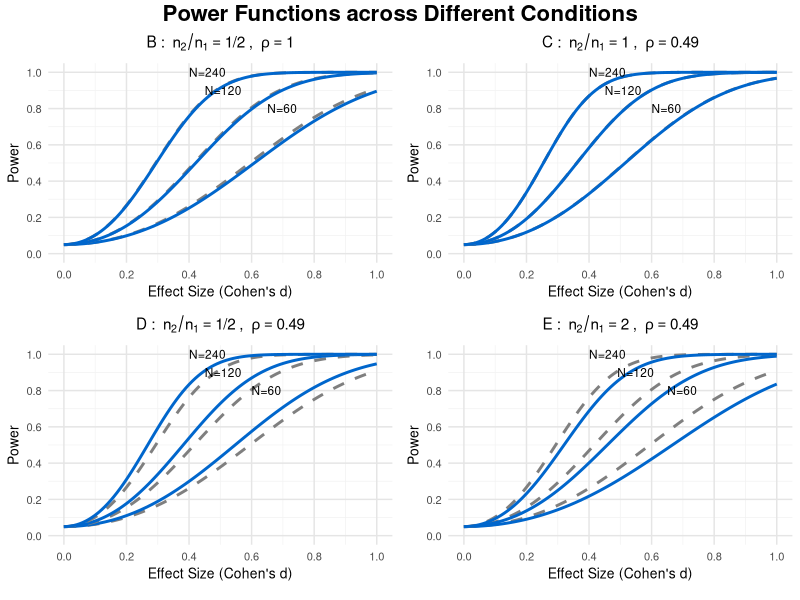
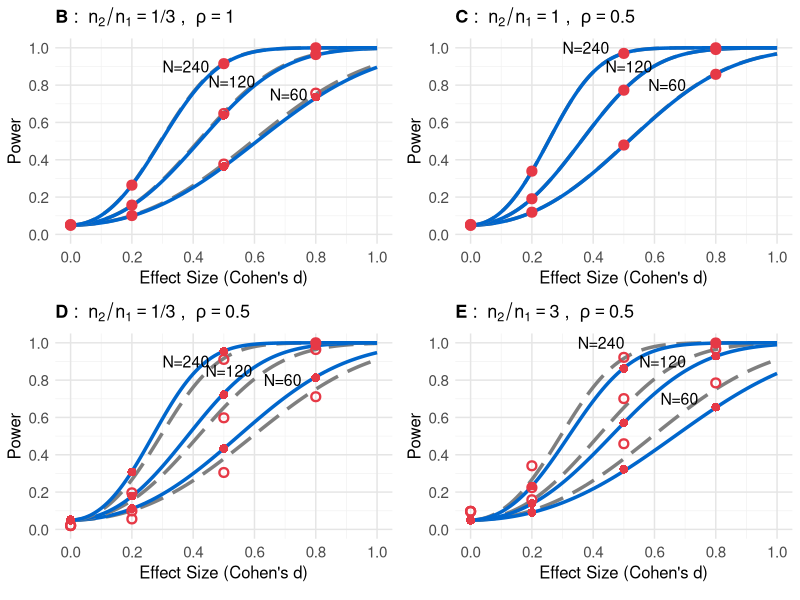

Generate these figures, in order, with R:
#### Power Function of Welch's t-test ####
var1 <- 4
var2 <- 2
n1 <- 40
n2 <- 60
d <- 0.5 # Cohen's d
kappa <- n2/n1 # sample size ratio
rho <- var2/var1 # variance ratio
N <- (n1 + n2) # total sample size


wdf <- (var1/n1 + var2/n2)^2 / ((var1/n1)^2/(n1-1) + (var2/n2)^2/(n2-1)) #SWS degrees of freedom

w <- sqrt((N/2) * ((kappa*(1+rho)) / ((1+kappa)*(kappa+rho)))) # weight in NCP

NCPw <- d*w # Welch's NCP


1-pt(qt(.975,df=88.2),df=88.2,ncp=2.5)+pt(qt(.025,df=88.2),df=88.2,ncp=2.5) 
1-pt(qt(.975,df=97.618),df=97.618,ncp=2.3717)+pt(qt(.025,df=97.618),df=97.618,ncp=2.3717) 
1-pt(qt(.975,df=64.589),df=64.589,ncp=2.534)+pt(qt(.025,df=64.589),df=64.589,ncp=2.534)
#condition D
1-pt(qt(.975,df=64.58947),df=64.58947,ncp=2.371708)+pt(qt(.025,df=64.58947),df=64.58947,ncp=2.371708) 
#with variables
1-pt(qt(.975,df=wdf),df=wdf,ncp=NCPw)+pt(qt(.025,df=wdf),df=wdf,ncp=NCPw) 


#### Power Function: 4-panel comparison ####
library(ggplot2)
library(gridExtra)
library(grid)
library(cowplot)

# 기본 alpha 설정
alpha <- 0.05

# 통합 t-test Power function
t_power <- function(d, var1, var2, n1, n2, alpha = 0.05, var_equal = FALSE) {
  kappa <- n2/n1
  N <- (n1 + n2)
  
  if (var_equal) {
    # Student's t-test (equal variance)
    rho <- 1
    df <- n1 + n2 - 2
  } else {
    # Welch's t-test (unequal variance)
    rho <- var2/var1
    # Welch-Satterthwaite degrees of freedom
    df <- (var1/n1 + var2/n2)^2 / ((var1/n1)^2/(n1-1) + (var2/n2)^2/(n2-1))
  }
  
  # weight in NCP
  w <- sqrt((N/2) * ((kappa*(1+rho)) / ((1+kappa)*(kappa+rho))))
  
  # NCP
  ncp <- d * w
  
  # Power calculation (two-tailed test)
  power <- 1 - pt(qt(1-alpha/2, df=df), df=df, ncp=ncp) + 
    pt(qt(alpha/2, df=df), df=df, ncp=ncp)
  
  return(power)
}

# 각 조건에 대한 power 계산 함수
calculate_power_condition <- function(var1, var2, kappa, N_values, d_values, alpha) {
  power_list <- list()
  
  for(N in N_values) {
    # n1, n2 계산
    n1 <- round(N / (1 + kappa))
    n2 <- N - n1
    
    # Welch's t-test power 계산
    welch_power_values <- numeric(length(d_values))
    for(i in 1:length(d_values)) {
      welch_power_values[i] <- t_power(d_values[i], var1, var2, n1, n2, alpha, var_equal = FALSE)
    }
    
    # Student's t-test power 계산
    student_power_values <- numeric(length(d_values))
    for(i in 1:length(d_values)) {
      student_power_values[i] <- t_power(d_values[i], var1, var2, n1, n2, alpha, var_equal = TRUE)
    }
    
    # 데이터프레임 생성
    temp_df <- data.frame(
      d = rep(d_values, 2),
      power = c(welch_power_values, student_power_values),
      test = rep(c("Welch's t-test", "Student's t-test"), each = length(d_values)),
      N = N
    )
    
    power_list[[as.character(N)]] <- temp_df
  }
  
  # 모든 데이터 합치기
  power_df <- do.call(rbind, power_list)
  return(power_df)
}

# 패널 생성 함수
create_panel <- function(power_df, condition_name, kappa, rho, label_positions) {
  p <- ggplot(power_df, aes(x = d, y = power, color = test, linetype = test, group = interaction(test, N))) +
    geom_line(linewidth = 1) +
    scale_color_manual(values = c("Welch's t-test" = "#0066CC", 
                                  "Student's t-test" = "gray50")) +
    scale_linetype_manual(values = c("Welch's t-test" = "solid", 
                                     "Student's t-test" = "dashed")) +
    # Total sample size 라벨
    annotate("text", x = label_positions$N240[1], y = label_positions$N240[2], 
             label = "N=240", size = 3, hjust = 0) +
    annotate("text", x = label_positions$N120[1], y = label_positions$N120[2], 
             label = "N=120", size = 3, hjust = 0) +
    annotate("text", x = label_positions$N60[1], y = label_positions$N60[2], 
             label = "N=60", size = 3, hjust = 0) +
    labs(title = bquote(.(condition_name) ~ ": " ~ n[2]/n[1] == .(kappa) ~ ", " ~ rho == .(rho)),
         x = "Effect Size (Cohen's d)",
         y = "Power") +
    scale_y_continuous(breaks = seq(0, 1, 0.2), limits = c(0, 1)) +
    scale_x_continuous(breaks = seq(0, 1, 0.2), limits = c(0, 1)) +
    theme_minimal() +
    theme(
      plot.title = element_text(hjust = 0.5, size = 11, face = "bold"),
      axis.title = element_text(size = 10),
      axis.text = element_text(size = 8),
      legend.position = "none",
      panel.grid.minor = element_line(color = "gray95"),
      panel.grid.major = element_line(color = "gray90")
    )
  
  return(p)
}

# 효과크기(d) 범위 설정
d_values <- seq(0, 1, by = 0.01)

# 총 표본크기 설정
N_values <- c(60, 120, 240)

# Condition B: n2/n1 = 2/3, rho = 1
power_df_B <- calculate_power_condition(var1 = 4, var2 = 4, kappa = 1/3, N_values, d_values, alpha)
panel_B <- create_panel(power_df_B, "B", "1/2", "1", 
                        list(N240 = c(0.4, 1.00), N120 = c(0.45, 0.9), N60 = c(0.65, 0.8)))

# Condition C: n2/n1 = 1, rho = 0.49
power_df_C <- calculate_power_condition(var1 = 4, var2 = 1.96, kappa = 1, N_values, d_values, alpha)
panel_C <- create_panel(power_df_C, "C", "1", "0.49", 
                        list(N240 = c(0.4, 1.00), N120 = c(0.45, 0.9), N60 = c(0.6, 0.8)))

# Condition D: n2/n1 = 1/2, rho = 0.49
power_df_D <- calculate_power_condition(var1 = 4, var2 = 1.96, kappa = 1/3, N_values, d_values, alpha)
panel_D <- create_panel(power_df_D, "D", "1/2", "0.49", 
                        list(N240 = c(0.4, 1.00), N120 = c(0.45, 0.9), N60 = c(0.6, 0.8)))

# Condition E: n2/n1 = 2, rho = 0.49
power_df_E <- calculate_power_condition(var1 = 4, var2 = 1.96, kappa = 3, N_values, d_values, alpha)
panel_E <- create_panel(power_df_E, "E", "2", "0.49", 
                        list(N240 = c(0.4, 1.00), N120 = c(0.49, 0.9), N60 = c(0.65, 0.8)))

# 범례 생성 (별도로)
legend_df <- data.frame(
  d = c(0, 0.5),
  power = c(0.5, 0.6),
  test = c("Welch's t-test", "Student's t-test")
)

legend_plot <- ggplot(legend_df, aes(x = d, y = power, color = test, linetype = test)) +
  geom_line(linewidth = 1) +
  scale_color_manual(values = c("Welch's t-test" = "#0066CC", 
                                "Student's t-test" = "gray50")) +
  scale_linetype_manual(values = c("Welch's t-test" = "solid", 
                                   "Student's t-test" = "dashed")) +
  theme_minimal() +
  theme(legend.position = "bottom",
        legend.title = element_text(size = 11, face = "bold"),
        legend.text = element_text(size = 10)) +
  labs(color = "Test Type", linetype = "Test Type")

# 범례만 추출
legend <- get_legend(legend_plot)

# 4개 패널 배치 (2×2) - 수학 좌표계로
# 1행 (위): B(왼쪽), C(오른쪽)  <- 2사분면, 1사분면
# 2행 (아래): D(왼쪽), E(오른쪽)  <- 3사분면, 4사분면
combined_plot <- grid.arrange(
  panel_B, panel_C,
  panel_D, panel_E,
  ncol = 2,
  top = textGrob("Power Functions across Different Conditions", 
                 gp = gpar(fontsize = 16, fontface = "bold")),
  bottom = legend
)

# 출력
print(combined_plot)

#### Power Function: 4-panel comparison with Simulation Results (Publication version) ####
library(ggplot2)
library(gridExtra)
library(grid)
library(cowplot)

# 기본 alpha 설정
alpha <- 0.05

# 시뮬레이션 데이터 (제공된 데이터 기반)
sim_data <- data.frame(
  Condition = rep(c("B", "C", "D", "E"), each = 24),
  N = rep(rep(c(60, 120, 240), each = 8), times = 4),
  d = rep(rep(c(0.0, 0.2, 0.5, 0.8), each = 2), times = 12),
  test = rep(c("Student's t-test", "Welch's t-test"), times = 48),
  power = c(
       # Condition B (n2/n1 = 1/3, rho = 1)
    # N=60
    0.051, 0.053, 0.101, 0.098, 0.377, 0.364, 0.757, 0.736,
    # N=120
    0.049, 0.049, 0.157, 0.155, 0.648, 0.638, 0.964, 0.96,
    # N=240
    0.052, 0.052, 0.264, 0.263, 0.915, 0.911, 1, 1,
    
    # Condition C (n2/n1 = 1, rho = 2)
    # N=60
    0.05, 0.05, 0.119, 0.118, 0.479, 0.477, 0.858, 0.857,
    # N=120
    0.049, 0.048, 0.191, 0.19, 0.773, 0.773, 0.991, 0.991,
    # N=240
    0.053, 0.053, 0.339, 0.338, 0.97, 0.97, 1, 1,
    
    # Condition D (n2/n1 = 1/3, rho = 2)
    # N=60
    0.021, 0.05, 0.056, 0.112, 0.305, 0.434, 0.711, 0.813,
    # N=120
    0.021, 0.052, 0.099, 0.179, 0.598, 0.722, 0.964, 0.983,
    # N=240
    0.02, 0.049, 0.196, 0.307, 0.911, 0.954, 1, 1,
    
    # Condition E (n2/n1 = 3, rho = 2)
    # N=60
    0.097, 0.052, 0.159, 0.091, 0.459, 0.322, 0.785, 0.655,
    # N=120
    0.096, 0.05, 0.224, 0.138, 0.701, 0.571, 0.967, 0.929,
    # N=240
    0.097, 0.048, 0.341, 0.232, 0.922, 0.863, 0.999, 0.999
  )
)

# 통합 t-test Power function
t_power <- function(d, var1, var2, n1, n2, alpha = 0.05, var_equal = FALSE) {
  kappa <- n2/n1
  N <- (n1 + n2)
  
  if (var_equal) {
    # Student's t-test (equal variance)
    rho <- 1
    df <- n1 + n2 - 2
  } else {
    # Welch's t-test (unequal variance)
    rho <- var2/var1
    # Welch-Satterthwaite degrees of freedom
    df <- (var1/n1 + var2/n2)^2 / ((var1/n1)^2/(n1-1) + (var2/n2)^2/(n2-1))
  }
  
  # weight in NCP
  w <- sqrt((N/2) * ((kappa*(1+rho)) / ((1+kappa)*(kappa+rho))))
  
  # NCP
  ncp <- d * w
  
  # Power calculation (two-tailed test)
  power <- 1 - pt(qt(1-alpha/2, df=df), df=df, ncp=ncp) + 
    pt(qt(alpha/2, df=df), df=df, ncp=ncp)
  
  return(power)
}

# 각 조건에 대한 power 계산 함수
calculate_power_condition <- function(var1, var2, kappa, N_values, d_values, alpha) {
  power_list <- list()
  
  for(N in N_values) {
    # n1, n2 계산
    n1 <- round(N / (1 + kappa))
    n2 <- N - n1
    
    # Welch's t-test power 계산
    welch_power_values <- numeric(length(d_values))
    for(i in 1:length(d_values)) {
      welch_power_values[i] <- t_power(d_values[i], var1, var2, n1, n2, alpha, var_equal = FALSE)
    }
    
    # Student's t-test power 계산
    student_power_values <- numeric(length(d_values))
    for(i in 1:length(d_values)) {
      student_power_values[i] <- t_power(d_values[i], var1, var2, n1, n2, alpha, var_equal = TRUE)
    }
    
    # 데이터프레임 생성
    temp_df <- data.frame(
      d = rep(d_values, 2),
      power = c(welch_power_values, student_power_values),
      test = rep(c("Welch's t-test", "Student's t-test"), each = length(d_values)),
      N = N
    )
    
    power_list[[as.character(N)]] <- temp_df
  }
  
  # 모든 데이터 합치기
  power_df <- do.call(rbind, power_list)
  return(power_df)
}

# 패널 생성 함수
create_panel <- function(power_df, sim_df, condition_name, kappa, rho, label_positions) {
  # 제목: 조건명 + 파라미터 정보
  title_text <- bquote(bold(.(condition_name)) ~ ": " ~ n[2]/n[1] == .(kappa) ~ ", " ~ rho == .(rho))
  
  p <- ggplot(power_df, aes(x = d, y = power, color = test, linetype = test, group = interaction(test, N))) +
    geom_line(linewidth = 1.2) +
    # 시뮬레이션 결과 추가
    geom_point(data = sim_df, aes(x = d, y = power, shape = test, group = test), 
               color = "#E63946", size = 2.2, stroke = 1.2) +
    scale_color_manual(values = c("Welch's t-test" = "#0066CC", 
                                  "Student's t-test" = "gray50")) +
    scale_linetype_manual(values = c("Welch's t-test" = "solid", 
                                     "Student's t-test" = "longdash")) +
    scale_shape_manual(values = c("Welch's t-test" = 16, 
                                  "Student's t-test" = 1)) +
    # Total sample size 라벨 (크기 증가)
    annotate("text", x = label_positions$N240[1], y = label_positions$N240[2], 
             label = "N=240", size = 4, hjust = 0) +
    annotate("text", x = label_positions$N120[1], y = label_positions$N120[2], 
             label = "N=120", size = 4, hjust = 0) +
    annotate("text", x = label_positions$N60[1], y = label_positions$N60[2], 
             label = "N=60", size = 4, hjust = 0) +
    ggtitle(title_text) +
    labs(x = "Effect Size (Cohen's d)",
         y = "Power") +
    scale_y_continuous(breaks = seq(0, 1, 0.2), limits = c(0, 1)) +
    scale_x_continuous(breaks = seq(0, 1, 0.2), limits = c(0, 1)) +
    theme_minimal() +
    theme(
      plot.title = element_text(hjust = 0, size = 13, face = "bold"),
      axis.title = element_text(size = 12),
      axis.text = element_text(size = 11),
      legend.position = "none",
      panel.grid.minor = element_line(color = "gray95"),
      panel.grid.major = element_line(color = "gray90")
    )
  
  return(p)
}

# 효과크기(d) 범위 설정
d_values <- seq(0, 1, by = 0.01)

# 총 표본크기 설정
N_values <- c(60, 120, 240)

# Condition B (n2/n1 = 1/2, rho = 1)
power_df_B <- calculate_power_condition(var1 = 4, var2 = 4, kappa = 1/3, N_values, d_values, alpha)
sim_df_B <- sim_data[sim_data$Condition == "B", ]
panel_B <- create_panel(power_df_B, sim_df_B, "B", "1/3", "1", 
                        list(N240 = c(0.3, 0.9), N120 = c(0.45, 0.82), N60 = c(0.65, 0.75)))

# Condition C (n2/n1 = 1, rho = 0.49)
power_df_C <- calculate_power_condition(var1 = 4, var2 = 1.96, kappa = 1, N_values, d_values, alpha)
sim_df_C <- sim_data[sim_data$Condition == "C", ]
panel_C <- create_panel(power_df_C, sim_df_C, "C", "1", "0.5", 
                        list(N240 = c(0.30, 1.00), N120 = c(0.44, 0.9), N60 = c(0.58, 0.8)))

# Condition D (n2/n1 = 1/2, rho = 0.49)
power_df_D <- calculate_power_condition(var1 = 4, var2 = 1.96, kappa = 1/3, N_values, d_values, alpha)
sim_df_D <- sim_data[sim_data$Condition == "D", ]
panel_D <- create_panel(power_df_D, sim_df_D, "D", "1/3", "0.5", 
                        list(N240 = c(0.3, 0.9), N120 = c(0.44, 0.85), N60 = c(0.63, 0.8)))

# Condition E (n2/n1 = 2, rho = 0.49)
power_df_E <- calculate_power_condition(var1 = 4, var2 = 1.96, kappa = 3, N_values, d_values, alpha)
sim_df_E <- sim_data[sim_data$Condition == "E", ]
panel_E <- create_panel(power_df_E, sim_df_E, "E", "3", "0.5", 
                        list(N240 = c(0.35, 1.00), N120 = c(0.55, 0.9), N60 = c(0.62, 0.7)))

# 범례 생성 (별도로)
legend_df_line <- data.frame(
  d = c(0, 0.5, 0, 0.5),
  power = c(0.5, 0.6, 0.45, 0.55),
  test = rep(c("Welch's t-test", "Student's t-test"), each = 2)
)

legend_df_point <- data.frame(
  d = c(0.25, 0.25),
  power = c(0.55, 0.475),
  test = c("Welch's t-test", "Student's t-test")
)

legend_plot <- ggplot() +
  geom_line(data = legend_df_line, aes(x = d, y = power, color = test, linetype = test), linewidth = 1) +
  geom_point(data = legend_df_point, aes(x = d, y = power, shape = test), 
             color = "#E63946", size = 1.8, stroke = 1) +
  scale_color_manual(values = c("Welch's t-test" = "#0066CC", 
                                "Student's t-test" = "gray50"),
                     name = "Theoretical") +
  scale_linetype_manual(values = c("Welch's t-test" = "solid", 
                                   "Student's t-test" = "longdash"),
                        name = "Theoretical") +
  scale_shape_manual(values = c("Welch's t-test" = 16, 
                                "Student's t-test" = 1),
                     name = "Simulation") +
  theme_minimal() +
  theme(legend.position = "bottom",
        legend.title = element_text(size = 10, face = "bold"),
        legend.text = element_text(size = 9))

# 범례만 추출
legend <- get_legend(legend_plot)

# 4개 패널 배치 (2×2)
combined_plot <- grid.arrange(
  panel_B, panel_C,
  panel_D, panel_E,
  ncol = 2,
  bottom = legend
)

print(combined_plot)
# save
ggsave("power_function_4panelre.png", combined_plot, width = 9, height = 8, dpi = 600)
